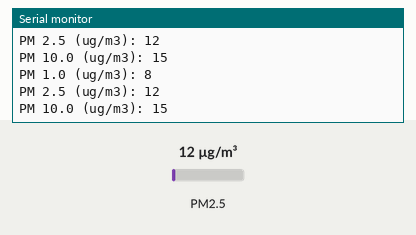
This sketch was run on a simulated Arduino Uno, built with avr-gcc and run on an emulated ATmega328P. Shown: the last lines printed to the serial monitor. Inputs (shaded band) come from the test bench; at power-on: PM2.5 12 µg/m³.

Above: at 2.8 s.
2.9 s: PM2.5 set to 6 µg/m³
At 3.7 s:
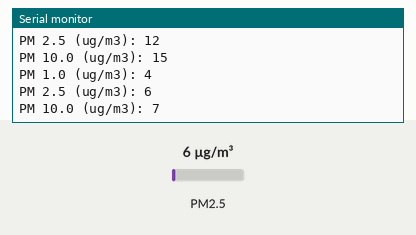
4.4 s: PM2.5 set to 75 µg/m³
At 5.8 s:
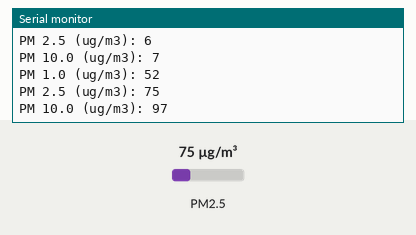
Timing chart, 0 to 7.4 s (numbered marks = the images above; inputs shaded):
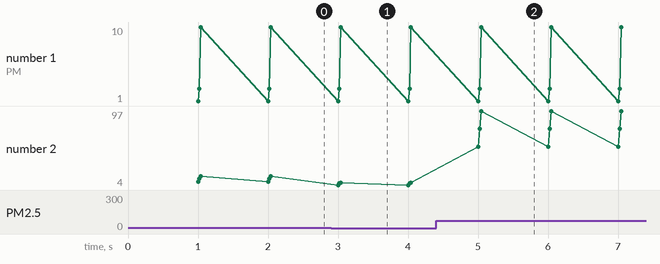

The sketch:

PMS7003.ino
```cpp
#include <PMS.h>
#include <SoftwareSerial.h>

//Create an instance of software serial
SoftwareSerial pmsSerial(A1, 3); // Feather TX, Feather RX

PMS pms(pmsSerial);
PMS::DATA data;

void setup()
{
  Serial.begin(9600);
  pmsSerial.begin(9600);
}

void loop()
{
  if (pms.read(data))
  {
    Serial.print("PM 1.0 (ug/m3): ");
    Serial.println(data.PM_AE_UG_1_0);

    Serial.print("PM 2.5 (ug/m3): ");
    Serial.println(data.PM_AE_UG_2_5);

    Serial.print("PM 10.0 (ug/m3): ");
    Serial.println(data.PM_AE_UG_10_0);

    Serial.println();
  }

  // Do other stuff...
}
```

Measured:
- after the input at 2.9 s, the serial monitor: prints a new line after 0.10 s (image 1)
- after the input at 4.4 s, the serial monitor: prints a new line after 0.60 s (image 2)
- plotted number 2: 15 → 7 after the input at 2.9 s, 7 → 97 after the input at 4.4 s
